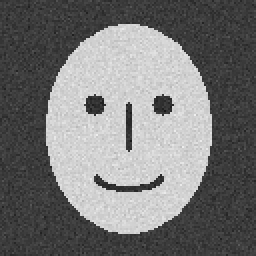
#> input picture data/faces/2401151001/face_1.png, 128 x 128 px (shown 2 times larger)
$ python -i face_rec.py   (imports and definitions only)   (older library calls are emulated)
#> lines starting #> are read from the running program, lines starting #| are printed output that depends on the picture
#> further down, picture is the input picture: shape (128, 128, 3); min 22, max 239, mean 118.8
import os
import cv2
import numpy as np
import base64

# [29 lines left out: function validate_face_quality, not called in this run]

class EigenfaceRecognizer:
    # [315 lines left out: functions __init__, train, predict, save, load, not called in this run]

# Base directory paths for models (supports local run, docker container, Render native, or custom persistent disk mount)
_DIR = os.path.dirname(os.path.abspath(__file__))
_BASE_DIR = os.path.dirname(_DIR)

_YUNET_CANDIDATES = [
    os.path.join(_DIR, 'models', 'face_detection_yunet_2023mar.onnx'),
    os.path.join(_BASE_DIR, 'data', 'models', 'face_detection_yunet_2023mar.onnx'),
    os.path.join(_BASE_DIR, 'models', 'face_detection_yunet_2023mar.onnx'),
    os.path.join('/app', 'backend', 'models', 'face_detection_yunet_2023mar.onnx'),
    os.path.join('/app', 'data', 'models', 'face_detection_yunet_2023mar.onnx'),
]

_YUNET_PATH = None
# [4 lines not run here, left out]

# Initialize YuNet Deep Learning face detector (Primary, works with OpenCV 4.x and 5.x)
detector_yunet = None
# [11 lines not run here, left out]

# Initialize Haar Cascade face detector (Secondary fallback)
_HAAR_CANDIDATES = [
    os.path.join(_DIR, 'models', 'haarcascade_frontalface_default.xml'),
    os.path.join(_BASE_DIR, 'data', 'models', 'haarcascade_frontalface_default.xml'),
    os.path.join('/app', 'backend', 'models', 'haarcascade_frontalface_default.xml'),
    os.path.join(getattr(getattr(cv2, 'data', None), 'haarcascades', ''), 'haarcascade_frontalface_default.xml') if hasattr(cv2, 'data') else '',
    'haarcascade_frontalface_default.xml'
]

face_cascade = None
# [9 lines not run here, left out]

def _run_detection_pass(bgr_img, gray_img, min_size=32, strict_quality=False):
    h, w = bgr_img.shape[:2]
    # 1. Primary: YuNet Deep Learning detector
    if detector_yunet is not None:
        try:
            detector_yunet.setInputSize((w, h))
            detector_yunet.setScoreThreshold(0.28)
            _, raw_faces = detector_yunet.detect(bgr_img)
            if raw_faces is not None and len(raw_faces) > 0:
                result = []
                for f in raw_faces:
                    score = float(f[14]) if len(f) > 14 else 1.0
                    # Sensitive threshold to capture faces across head tilts and variable lighting
                    if score < 0.28:
                        continue

                    x = max(0, int(round(f[0])))
                    y = max(0, int(round(f[1])))
                    bw = max(1, min(w - x, int(round(f[2]))))
                    bh = max(1, min(h - y, int(round(f[3]))))

                    if bw < min_size or bh < min_size:
                        continue

                    if strict_quality:
                        crop = gray_img[y:y+bh, x:x+bw]
                        is_valid, _ = validate_face_quality(crop, min_size=min_size, min_blur=10.0)
                        if not is_valid:
                            continue

                    result.append((x, y, bw, bh))
                if len(result) > 0:
                    return result
        except Exception as e:
            print("[face_rec] YuNet detection error:", e)

    # 2. Secondary fallback: Haar Cascade
    if face_cascade is not None and not face_cascade.empty():
        try:
            faces = face_cascade.detectMultiScale(
                gray_img,
                scaleFactor=1.08,
                minNeighbors=3,
                minSize=(min_size, min_size)
            )
            if len(faces) > 0:
                result = []
                for (x, y, bw, bh) in faces:
                    x = max(0, int(x))
                    y = max(0, int(y))
                    bw = max(1, min(w - x, int(bw)))
                    bh = max(1, min(h - y, int(bh)))

                    if strict_quality:
                        crop = gray_img[y:y+bh, x:x+bw]
                        is_valid, _ = validate_face_quality(crop, min_size=min_size, min_blur=10.0)
                        if not is_valid:
                            continue
                    result.append((x, y, bw, bh))
                return result
        except Exception as e:
            print("[face_rec] Haar cascade detection error:", e)

    return []

def detect_faces(img, min_size=32, strict_quality=False):
    """
    Detects and validates faces in an image (accepts BGR or grayscale numpy arrays).
    Includes an adaptive multi-pass illumination compensator for low-light / backlit frames.
    Pass 1: Native YuNet Deep Learning (score_threshold=0.35)
    Pass 2: CLAHE local illumination enhancement (shadows/backlighting)
    Pass 3: Adaptive Gamma illumination recovery (dark rooms)
    returns: list of bounding boxes [(x, y, w, h)]
    """
#> called with min_size = 32, strict_quality = False
    if img is None or img.size == 0:
        return []

    if len(img.shape) == 2:
        h, w = img.shape
        bgr_img = cv2.cvtColor(img, cv2.COLOR_GRAY2BGR)
        gray_img = img
    else:
        h, w = img.shape[:2]
#> h = 128; w = 128
        bgr_img = img
        gray_img = cv2.cvtColor(img, cv2.COLOR_BGR2GRAY)

    # Pass 1: Standard detection on original frame
    results = _run_detection_pass(bgr_img, gray_img, min_size=min_size, strict_quality=strict_quality)
#> results = []
    if len(results) > 0:
        return results

    # Pass 2: Adaptive CLAHE local illumination enhancement (recovers faces in backlight / shadows)
    try:
        clahe = cv2.createCLAHE(clipLimit=2.5, tileGridSize=(8, 8))
        enhanced_gray = clahe.apply(gray_img)
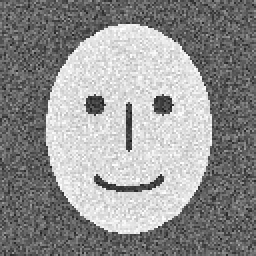
#> enhanced_gray: shape (128, 128) (shown 2 times larger); min 24, max 255, mean 145.5
        enhanced_bgr = cv2.cvtColor(enhanced_gray, cv2.COLOR_GRAY2BGR)
        results = _run_detection_pass(enhanced_bgr, enhanced_gray, min_size=min_size, strict_quality=strict_quality)
        if len(results) > 0:
            return results
    except Exception:
        pass

    # Pass 3: Adaptive low-light illumination recovery (for dark rooms / night webcam frames)
    mean_lum = float(np.mean(gray_img))
#> mean_lum = 118.8
    if 5.0 < mean_lum < 85.0:
        try:
            gamma = max(1.5, min(2.8, np.log(0.45) / np.log(max(mean_lum, 1.0) / 255.0)))
            table = np.array([((i / 255.0) ** (1.0 / gamma)) * 255 for i in np.arange(0, 256)]).astype('uint8')
            enhanced_bgr = cv2.LUT(bgr_img, table)
            enhanced_gray = cv2.cvtColor(enhanced_bgr, cv2.COLOR_BGR2GRAY)
            results = _run_detection_pass(enhanced_bgr, enhanced_gray, min_size=min_size, strict_quality=strict_quality)
            if len(results) > 0:
                return results
        except Exception:
            pass

    return []

# [44 lines left out: functions preprocess_face, base64_to_cv2, cv2_to_base64, not called in this run]

>>> import cv2
>>> picture = cv2.imread('../data/faces/2401151001/face_1.png')
>>> result = detect_faces(picture)
#> result = []

$ run again, on data/faces/2401151001/face_2.png
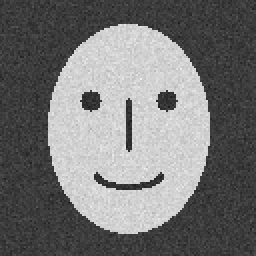
#> input picture data/faces/2401151001/face_2.png, 128 x 128 px (shown 2 times larger)
#> picture is the input picture: shape (128, 128, 3); min 29, max 241, mean 117.1
#> results = []
#> in detect_faces, `enhanced_gray = clahe.apply(gray_img)`:
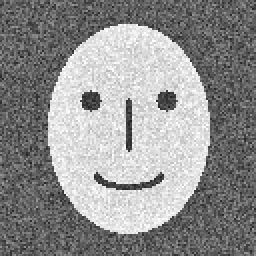
#> enhanced_gray: shape (128, 128) (shown 2 times larger); min 30, max 255, mean 144.2
#> mean_lum = 117.1
#> result = []

$ run again, on data/faces/2401151001/face_3.png
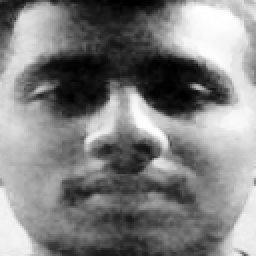
#> input picture data/faces/2401151001/face_3.png, 128 x 128 px (shown 2 times larger)
#> picture is the input picture: shape (128, 128, 3); min 0, max 255, mean 128.7
#> results = []
#> in detect_faces, `enhanced_gray = clahe.apply(gray_img)`:
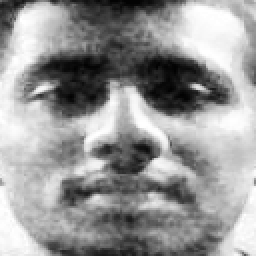
#> enhanced_gray: shape (128, 128) (shown 2 times larger); min 2, max 255, mean 150.9
#> mean_lum = 128.7
#> result = []
